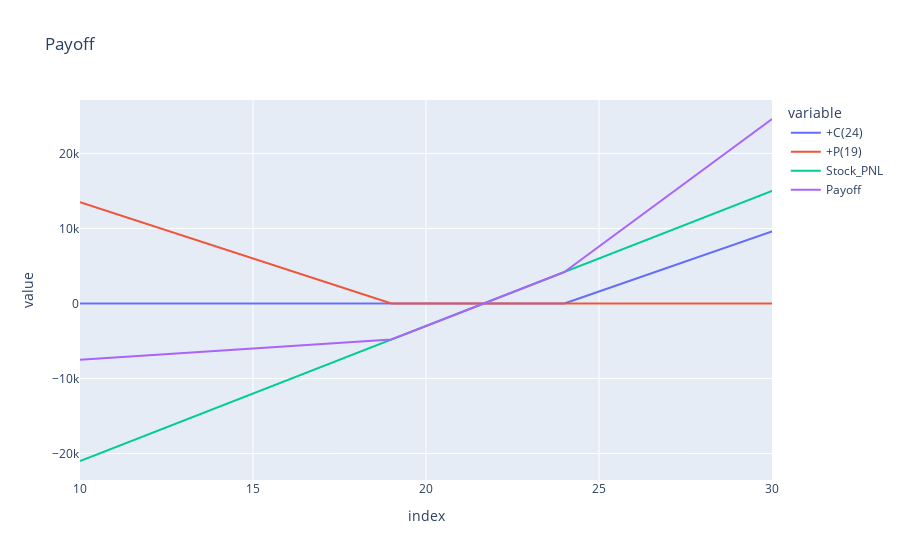

Notebook cell for this chart:
### Markdown cell above
- Simplify the portfolio process:
- Stock price is $\$21.67$

\begin{align}

P = 16C(K = 24) + 15P(K = 19) + 1800(S_0 - 21.67)

\end{align}

You are simply long 1800 shares of stock when the stock price is 21.67

### Code cell
c24 = pd.Series(1600*np.maximum(spots -24,0),name = '+C(24)',index = spots)
p19 = pd.Series(1500*np.maximum(19-spots,0),name = "+P(19)",index = spots)
P4 = pd.concat([c24,p19,stock_delta],axis = 1)
P4['Payoff'] = P4.sum(axis=1)

px.line(P4,title = 'Payoff')

### Figure 1 — Plotly figure (JSON) as saved in the notebook; plotly's stock layout.template omitted (floating-point values rounded to 4 significant figures)
{"data": [{"hovertemplate": "variable=+C(24)<br>index=%{x}<br>value=%{y}<extra></extra>", "legendgroup": "+C(24)", "line": {"color": "#636efa", "dash": "solid"}, "marker": {"symbol": "circle"}, "mode": "lines", "name": "+C(24)", "orientation": "v", "showlegend": true, "type": "scatter", "x": [10, 10.5, 11, 11.5, 12, 12.5, 13, 13.5, 14, 14.5, 15, 15.5, 16, 16.5, 17, 17.5, 18, 18.5, 19, 19.5, 20, 20.5, 21, 21.5, 22, 22.5, 23, 23.5, 24, 24.5, 25, 25.5, 26, 26.5, 27, 27.5, 28, 28.5, 29, 29.5, 30], "xaxis": "x", "y": [0, 0, 0, 0, 0, 0, 0, 0, 0, 0, 0, 0, 0, 0, 0, 0, 0, 0, 0, 0, 0, 0, 0, 0, 0, 0, 0, 0, 0, 800, 1600, 2400, 3200, 4000, 4800, 5600, 6400, 7200, 8000, 8800, 9600], "yaxis": "y"}, {"hovertemplate": "variable=+P(19)<br>index=%{x}<br>value=%{y}<extra></extra>", "legendgroup": "+P(19)", "line": {"color": "#EF553B", "dash": "solid"}, "marker": {"symbol": "circle"}, "mode": "lines", "name": "+P(19)", "orientation": "v", "showlegend": true, "type": "scatter", "x": [10, 10.5, 11, 11.5, 12, 12.5, 13, 13.5, 14, 14.5, 15, 15.5, 16, 16.5, 17, 17.5, 18, 18.5, 19, 19.5, 20, 20.5, 21, 21.5, 22, 22.5, 23, 23.5, 24, 24.5, 25, 25.5, 26, 26.5, 27, 27.5, 28, 28.5, 29, 29.5, 30], "xaxis": "x", "y": [13500, 12750, 12000, 11250, 10500, 9750, 9000, 8250, 7500, 6750, 6000, 5250, 4500, 3750, 3000, 2250, 1500, 750, 0, 0, 0, 0, 0, 0, 0, 0, 0, 0, 0, 0, 0, 0, 0, 0, 0, 0, 0, 0, 0, 0, 0], "yaxis": "y"}, {"hovertemplate": "variable=Stock_PNL<br>index=%{x}<br>value=%{y}<extra></extra>", "legendgroup": "Stock_PNL", "line": {"color": "#00cc96", "dash": "solid"}, "marker": {"symbol": "circle"}, "mode": "lines", "name": "Stock_PNL", "orientation": "v", "showlegend": true, "type": "scatter", "x": [10, 10.5, 11, 11.5, 12, 12.5, 13, 13.5, 14, 14.5, 15, 15.5, 16, 16.5, 17, 17.5, 18, 18.5, 19, 19.5, 20, 20.5, 21, 21.5, 22, 22.5, 23, 23.5, 24, 24.5, 25, 25.5, 26, 26.5, 27, 27.5, 28, 28.5, 29, 29.5, 30], "xaxis": "x", "y": [-21010.0, -20110.0, -19210.0, -18310.0, -17410.0, -16510.0, -15610.0, -14710.0, -13810.0, -12910.0, -12010.0, -11110.0, -10210.0, -9306.0, -8406.0, -7506.0, -6606.0, -5706.0, -4806.0, -3906.0, -3006.0, -2106.0, -1206.0, -306.0, 594.0, 1494.0, 2394.0, 3294.0, 4194.0, 5094.0, 5994.0, 6894.0, 7794.0, 8694.0, 9594.0, 10490.0, 11390.0, 12290.0, 13190.0, 14090.0, 14990.0], "yaxis": "y"}, {"hovertemplate": "variable=Payoff<br>index=%{x}<br>value=%{y}<extra></extra>", "legendgroup": "Payoff", "line": {"color": "#ab63fa", "dash": "solid"}, "marker": {"symbol": "circle"}, "mode": "lines", "name": "Payoff", "orientation": "v", "showlegend": true, "type": "scatter", "x": [10, 10.5, 11, 11.5, 12, 12.5, 13, 13.5, 14, 14.5, 15, 15.5, 16, 16.5, 17, 17.5, 18, 18.5, 19, 19.5, 20, 20.5, 21, 21.5, 22, 22.5, 23, 23.5, 24, 24.5, 25, 25.5, 26, 26.5, 27, 27.5, 28, 28.5, 29, 29.5, 30], "xaxis": "x", "y": [-7506.0, -7356.0, -7206.0, -7056.0, -6906.0, -6756.0, -6606.0, -6456.0, -6306.0, -6156.0, -6006.0, -5856.0, -5706.0, -5556.0, -5406.0, -5256.0, -5106.0, -4956.0, -4806.0, -3906.0, -3006.0, -2106.0, -1206.0, -306.0, 594.0, 1494.0, 2394.0, 3294.0, 4194.0, 5894.0, 7594.0, 9294.0, 10990.0, 12690.0, 14390.0, 16090.0, 17790.0, 19490.0, 21190.0, 22890.0, 24590.0], "yaxis": "y"}], "layout": {"legend": {"title": {"text": "variable"}, "tracegroupgap": 0}, "title": {"text": "Payoff"}, "xaxis": {"anchor": "y", "domain": [0, 1], "title": {"text": "index"}}, "yaxis": {"anchor": "x", "domain": [0, 1], "title": {"text": "value"}}}}
